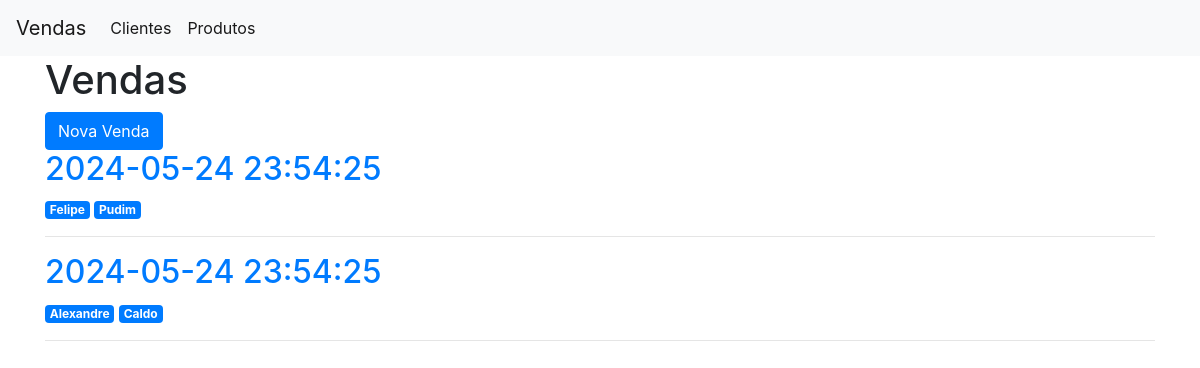
The page / on the database its author committed.
### app.py (models this page shows)
class Vendas(db.Model):
    id = db.Column(db.Integer, primary_key=True)
    datahora = db.Column(db.DateTime, default=datetime.datetime.now)
    cliente = db.Column(db.String(80), nullable=False)
    produto = db.Column(db.String(30), nullable=False)
    qtde = db.Column(db.Integer, nullable=False)
    valor_total = db.Column(db.String(10), nullable=False)
    pago = db.Column(db.String(10), nullable=False)
    entregue = db.Column(db.String(10), nullable=False)

### app.py (the view)
@app.route('/')
def index():
    vendas = Vendas.query.all()
    return render_template('index.html', vendas = vendas)

### templates/index.html
{% extends 'base.html' %}
{% block content %}
    <h1>{% block title %} Vendas {% endblock %}</h1>
    <a href="{{url_for('nova_venda')}}" class="btn btn-primary">Nova Venda</a>
    {% for venda in vendas %}
        <a href="{{ url_for('venda', venda_id=venda['id']) }}">
            <h2>{{ venda['datahora'] }}</h2>
        </a>
        <span class="badge badge-primary">{{ venda['cliente'] }}</span>
        <span class="badge badge-primary">{{ venda['produto'] }}</span>
        <hr>
    {% endfor %}
{% endblock %}

### rows shown on the page
Vendas: datahora "2024-05-24 23:54:25", cliente "Felipe", produto "Pudim"
Vendas: datahora "2024-05-24 23:54:25", cliente "Alexandre", produto "Caldo"
